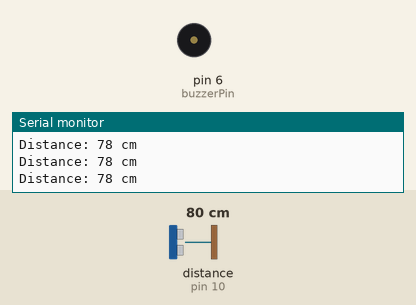
This sketch was run on a simulated Arduino Uno, built with avr-gcc and run on an emulated ATmega328P. Parts: buzzer (waves = sounding, pin HIGH), the last lines printed to the serial monitor. Wiring (inferred from the names in the program): ultrasonic range finder: trigger pin 9; echo pin 10. Inputs (shaded band) come from the test bench; at power-on: distance to the obstacle (sensor on pin 10) 80 cm. The echo pulse lasts 58.3 µs per cm; pins used as bus, display or sensor lines are not drawn.

Above: at 1.2 s.
1.3 s: distance to the obstacle (sensor on pin 10) set to 55 cm
4.3 s: distance to the obstacle (sensor on pin 10) set to 47 cm
At 5.4 s:
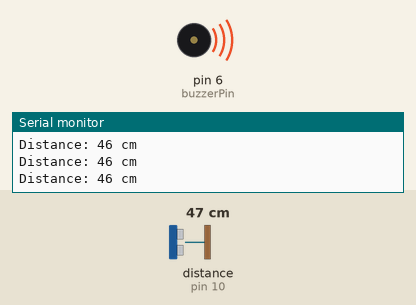
6.0 s: distance to the obstacle (sensor on pin 10) set to 120 cm
At 6.6 s:
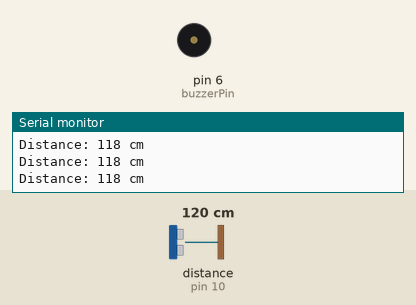
7.6 s: distance to the obstacle (sensor on pin 10) set to 2 cm
At 8.6 s:
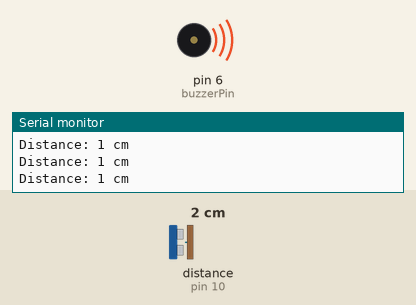
Timing chart, 0 to 10.2 s (numbered marks = the images above; inputs shaded):
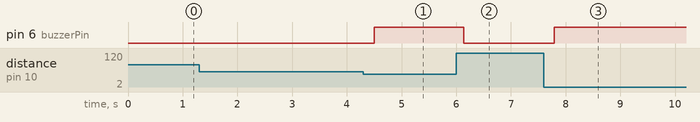

Measured:
- the behaviour switches between 51 and 50 cm on distance to the obstacle (sensor on pin 10) (found by bisection; images 0 and 1)
- after the input at 4.3 s, pin 6 (buzzerPin): LOW → HIGH after 0.20 s
- after the input at 6.0 s, pin 6 (buzzerPin): HIGH → LOW after 0.13 s
- after the input at 7.6 s, pin 6 (buzzerPin): LOW → HIGH after 0.19 s

The sketch:

blind_walkstick.ino
```cpp
// Blind Stick - Obstacle Detection using Ultrasonic Sensor

// Define pins
const int trigPin = 9;
const int echoPin = 10;
const int buzzerPin = 6;
//const int vibrationPin = 5; // optional

// Distance threshold in centimeters
const int distanceThreshold = 50;

void setup() {
  pinMode(trigPin, OUTPUT);
  pinMode(echoPin, INPUT);
  pinMode(buzzerPin, OUTPUT);
  //pinMode(vibrationPin, OUTPUT);

  Serial.begin(9600); // for debugging
}

void loop() {
  long duration;
  int distance;

  // Send ultrasonic pulse
  digitalWrite(trigPin, LOW);
  delayMicroseconds(2);

  digitalWrite(trigPin, HIGH);
  delayMicroseconds(10);
  digitalWrite(trigPin, LOW);

  // Measure the echo duration
  duration = pulseIn(echoPin, HIGH);

  // Convert duration to distance in cm
  distance = duration * 0.034 / 2;

  Serial.print("Distance: ");
  Serial.print(distance);
  Serial.println(" cm");

  // Check if object is within threshold
  if (distance > 0 && distance < distanceThreshold) {
    digitalWrite(buzzerPin, HIGH);
  //digitalWrite(vibrationPin, HIGH); // optional
  } else {
    digitalWrite(buzzerPin, LOW);
   //digitalWrite(vibrationPin, LOW); // optional
  }

  delay(200); // slight delay for stability
}
```
